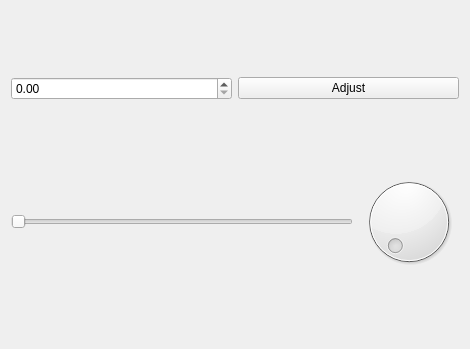
<?xml version="1.0" encoding="UTF-8"?>
<ui version="4.0">
 <class>Widget</class>
 <widget class="QWidget" name="Widget">
  <property name="geometry">
   <rect>
    <x>0</x>
    <y>0</y>
    <width>470</width>
    <height>349</height>
   </rect>
  </property>
  <property name="windowTitle">
   <string>Widget</string>
  </property>
  <layout class="QHBoxLayout" name="horizontalLayout_3">
   <item>
    <layout class="QVBoxLayout" name="verticalLayout">
     <item>
      <layout class="QHBoxLayout" name="horizontalLayout_2">
       <item>
        <widget class="QDoubleSpinBox" name="doubleSpinBox">
         <property name="sizePolicy">
          <sizepolicy hsizetype="Expanding" vsizetype="Fixed">
           <horstretch>0</horstretch>
           <verstretch>0</verstretch>
          </sizepolicy>
         </property>
         <property name="minimumSize">
          <size>
           <width>140</width>
           <height>0</height>
          </size>
         </property>
        </widget>
       </item>
       <item>
        <widget class="QPushButton" name="pushButton">
         <property name="sizePolicy">
          <sizepolicy hsizetype="Expanding" vsizetype="Fixed">
           <horstretch>0</horstretch>
           <verstretch>0</verstretch>
          </sizepolicy>
         </property>
         <property name="minimumSize">
          <size>
           <width>150</width>
           <height>0</height>
          </size>
         </property>
         <property name="text">
          <string>Adjust</string>
         </property>
        </widget>
       </item>
      </layout>
     </item>
     <item>
      <layout class="QHBoxLayout" name="horizontalLayout">
       <item>
        <widget class="QSlider" name="horizontalSlider">
         <property name="minimumSize">
          <size>
           <width>250</width>
           <height>0</height>
          </size>
         </property>
         <property name="orientation">
          <enum>Qt::Horizontal</enum>
         </property>
        </widget>
       </item>
       <item>
        <widget class="QDial" name="dial">
         <property name="sizePolicy">
          <sizepolicy hsizetype="Fixed" vsizetype="Fixed">
           <horstretch>0</horstretch>
           <verstretch>0</verstretch>
          </sizepolicy>
         </property>
        </widget>
       </item>
      </layout>
     </item>
    </layout>
   </item>
  </layout>
 </widget>
 <resources/>
 <connections/>
</ui>
